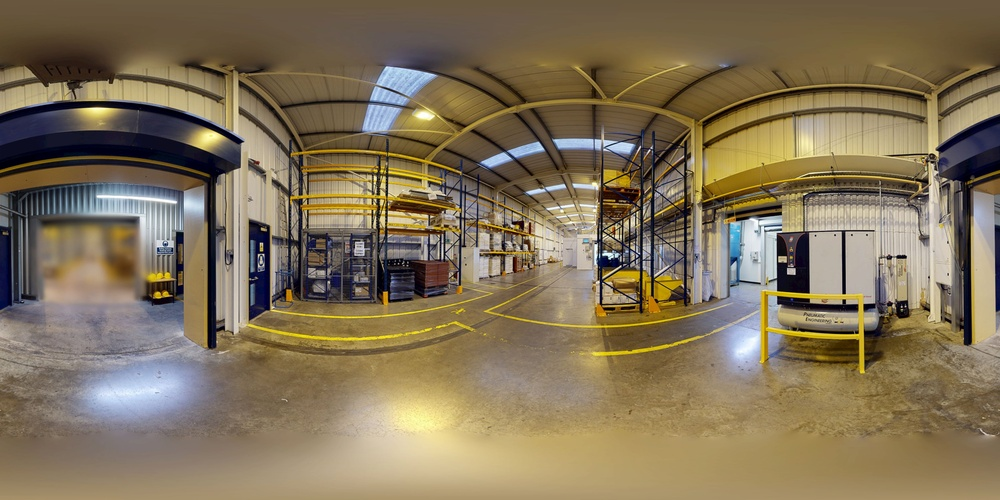
#> input picture input1_360.jpg, 1000 x 500 px, shrunk from 4096 x 2048 before the run
$ python overlap.py
#> lines starting #> are read from the running program, lines starting #| are printed output that depends on the picture
import cv2
import numpy as np

def check_equirectangular_overlap(img_path1, img_path2, min_good_matches=30, ratio_thresh=0.75):
    """
    Checks if two equirectangular photos overlap/connect by matching SIFT features.

    :param img_path1: Path to the first image.
    :param img_path2: Path to the second image.
    :param min_good_matches: Minimum number of inlier matches required to declare connection.
    :param ratio_thresh: Lowe's ratio test threshold (lower = stricter).
    :return: Tuple (is_connected: bool, num_good_matches: int, matched_image: np.ndarray)
    """
#> called with img_path1 = 'input1_360.jpg', img_path2 = 'input2_360.jpg', min_good_matches = 30, ratio_thresh = 0.75
    # Load images in grayscale
    img1 = cv2.imread(img_path1, cv2.IMREAD_GRAYSCALE)
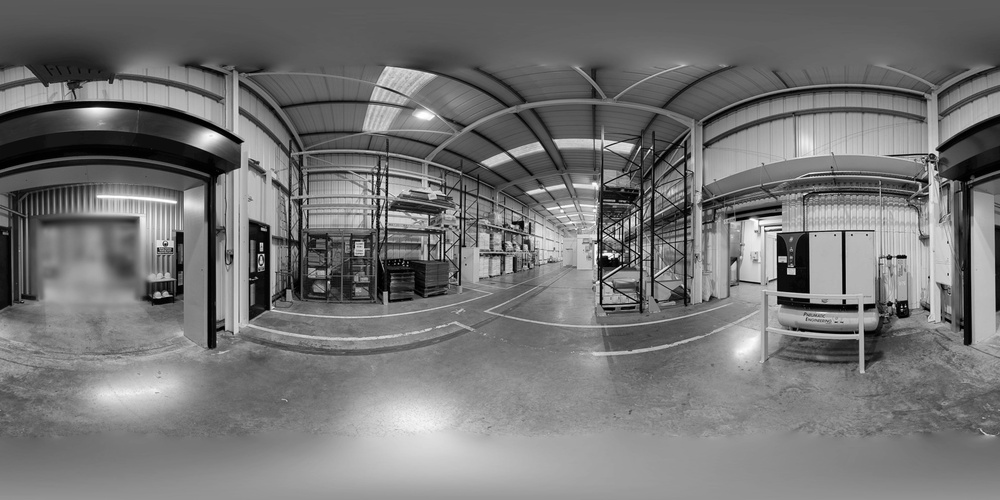
#> img1: shape (500, 1000); min 0, max 255, mean 116.6
    img2 = cv2.imread(img_path2, cv2.IMREAD_GRAYSCALE)
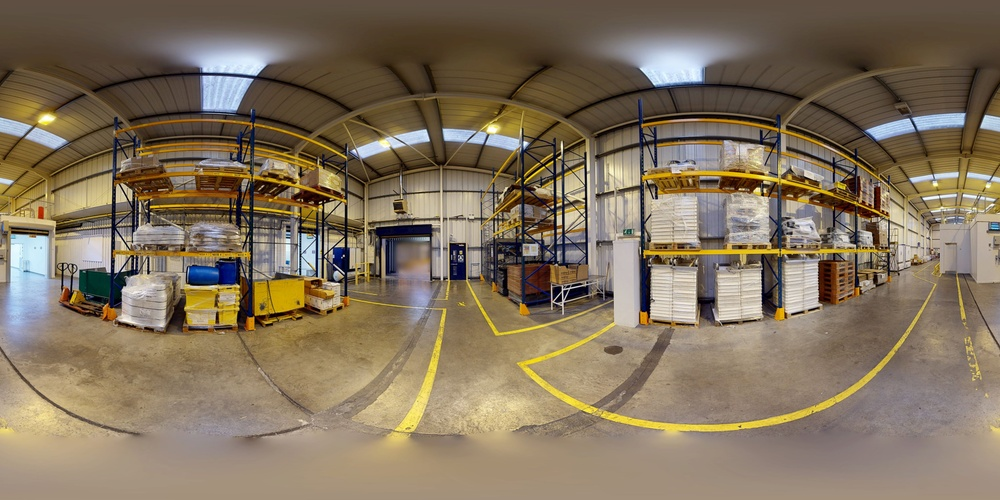
#> input picture input2_360.jpg, 1000 x 500 px, shrunk from 4096 x 2048 before the run
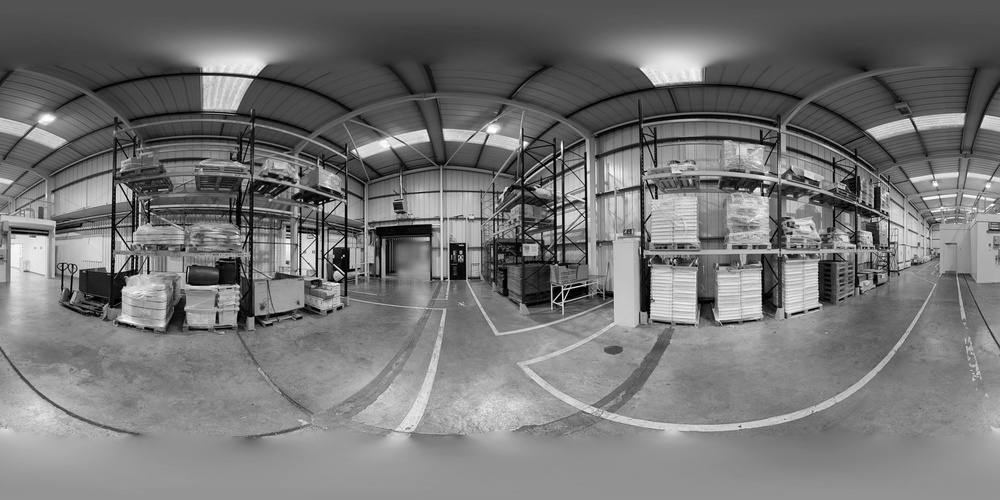
#> img2: shape (500, 1000); min 0, max 255, mean 117.4

    if img1 is None or img2 is None:
        raise FileNotFoundError("One or both image paths are invalid.")

    # 1. Initialize SIFT detector
    sift = cv2.SIFT_create()

    # Find keypoints and descriptors
    kp1, des1 = sift.detectAndCompute(img1, None)
#> kp1 = 2280 keypoints; strongest (x, y, size): (791, 271, 5.7), (844, 292, 2.7), (206, 140, 14.1), (261, 244, 2.6)
    kp2, des2 = sift.detectAndCompute(img2, None)
#> kp2 = 2696 keypoints; strongest (x, y, size): (552, 207, 1.8), (586, 198, 2.5), (762, 194, 2.3), (525, 143, 3.3)

    if des1 is None or des2 is None:
        print("[Warning] No descriptors found in one of the images.")
        return False, 0, None

    # 2. Match features using FLANN Matcher
    FLANN_INDEX_KDTREE = 1
    index_params = dict(algorithm=FLANN_INDEX_KDTREE, trees=5)
    search_params = dict(checks=50)
    flann = cv2.FlannBasedMatcher(index_params, search_params)

    matches = flann.knnMatch(des1, des2, k=2)
#> matches = 2280 matches

    # 3. Apply Lowe's Ratio Test to find strong matches
    good_matches = []
    for match in matches:
        if len(match) == 2:
            m, n = match
            if m.distance < ratio_thresh * n.distance:
                good_matches.append(m)
#> after the loop, good_matches = 36 matches

    num_good = len(good_matches)
#> num_good = 36
    print(f"[Info] Found {num_good} strong feature matches.")
#| [Info] Found 36 strong feature matches.

    # 4. Verify geometry using Homography (RANSAC)
    is_connected = False
    inliers_count = 0

    if num_good >= min_good_matches:
        # Extract coordinates of matched keypoints
        src_pts = np.float32([kp1[m.queryIdx].pt for m in good_matches]).reshape(-1, 1, 2)
#> src_pts = 36 rows, first 8: [124.5, 80.5], [206, 98.05], [208, 88.17], [218.8, 189.2], [252.1, 112.1], [299.6, 253.4], [329.5, 205.2], [336.6, 328.2]
        dst_pts = np.float32([kp2[m.trainIdx].pt for m in good_matches]).reshape(-1, 1, 2)
#> dst_pts = 36 rows, first 8: [37.85, 236.7], [37.85, 236.7], [618.4, 144.9], [204.6, 70.13], [618.4, 144.9], [222.9, 251.5], [228.1, 139.4], [439.2, 266.7]

        # Find Homography matrix with RANSAC to filter out geometric outliers
        H, mask = cv2.findHomography(src_pts, dst_pts, cv2.RANSAC, 5.0)
#> H = [[-5.29, -4.47, 2614], [-1.29, -3.51, 1202.2], [-0.00229, -0.00511, 1]]; mask = 36 values, max 1 at index 7, min 0 at index 0, mean 0.278

        if mask is not None:
            inliers_count = np.sum(mask)
#> inliers_count = 10
            print(f"[Info] RANSAC Geometric Inliers: {inliers_count}")
#| [Info] RANSAC Geometric Inliers: 10

            # Check if geometric inliers satisfy threshold
            if inliers_count >= min_good_matches:
                is_connected = True

    # Generate a visualization of the matches
    match_img = cv2.drawMatches(
        img1, kp1, img2, kp2, good_matches, None,
        flags=cv2.DrawMatchesFlags_NOT_DRAW_SINGLE_POINTS
    )
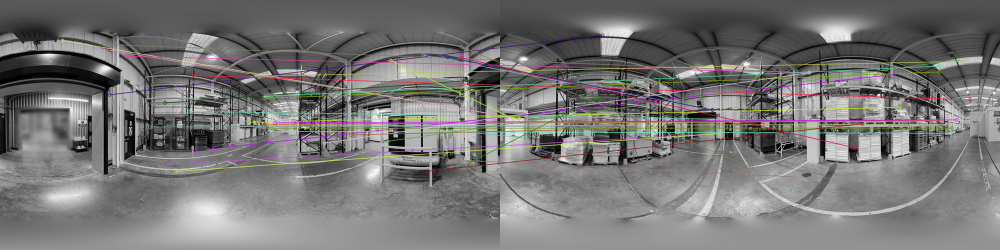
#> match_img: shape (500, 2000, 3) (shown at 1/2 size); mean of channels 0, 1, 2 116.9, 117.7, 118.7; drawn as B, G, R

    return is_connected, inliers_count, match_img


if __name__ == "__main__":
    # Example Usage
    photo1 = "input1_360.jpg"
    photo2 = "input2_360.jpg"

    try:
        connected, inliers, visualization = check_equirectangular_overlap(
            photo1, photo2, min_good_matches=30
        )
#> connected = False; inliers = 10

        if connected:
            print(" Result: The photos ARE connected!")
        else:
            print(" Result: The photos DO NOT have sufficient overlap.")

        # Save match visualization to disk
        if visualization is not None:
            cv2.imwrite("matches_output.jpg", visualization)

    except Exception as e:
        print(f"Error: {e}")
